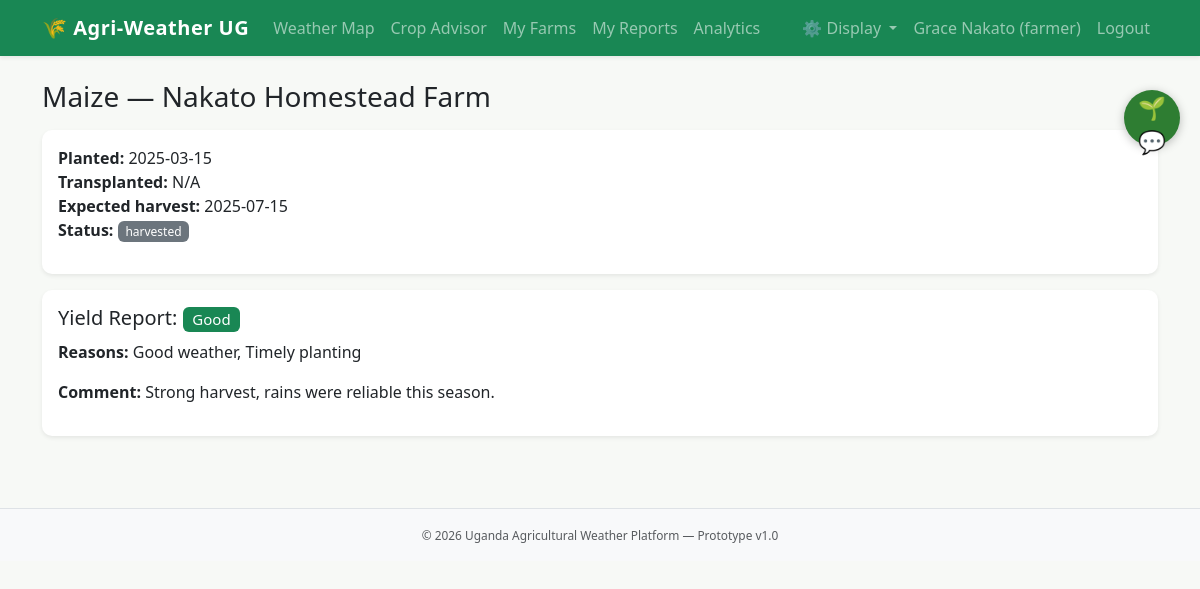
The page /public/reports/view.php?id=1 (signed in) on the database its author committed.
### tables this page shows
CREATE TABLE plantings (
  id INT AUTO_INCREMENT PRIMARY KEY,
  farm_id INT NOT NULL,
  crop_id INT NOT NULL,
  planting_date DATE,
  transplant_date DATE,
  expected_harvest_date DATE,
  status ENUM('growing','harvested','failed') DEFAULT 'growing',
  created_at TIMESTAMP DEFAULT CURRENT_TIMESTAMP,
  FOREIGN KEY (farm_id) REFERENCES farms(id),
  FOREIGN KEY (crop_id) REFERENCES crops(id)
);

CREATE TABLE crops (
  id INT AUTO_INCREMENT PRIMARY KEY,
  name VARCHAR(100) NOT NULL,
  scientific_name VARCHAR(150),
  category ENUM('food','cash','both') DEFAULT 'food',
  min_rain_mm INT, max_rain_mm INT,
  min_temp_c DECIMAL(4,1), max_temp_c DECIMAL(4,1),
  preferred_soil VARCHAR(150),
  planting_season VARCHAR(100),
  planting_window VARCHAR(100),
  days_to_maturity INT,
  best_transplant_time VARCHAR(150),
  best_watering_time VARCHAR(150),
  common_pests TEXT,
  common_diseases TEXT,
  notes TEXT,
  status ENUM('active','pending','inactive') DEFAULT 'active',
  created_at TIMESTAMP DEFAULT CURRENT_TIMESTAMP
);

CREATE TABLE farms (
  id INT AUTO_INCREMENT PRIMARY KEY,
  user_id INT NOT NULL,
  name VARCHAR(150) NOT NULL,
  district VARCHAR(100),
  sub_county VARCHAR(100),
  latitude DECIMAL(9,6),
  longitude DECIMAL(9,6),
  size_acres DECIMAL(8,2),
  soil_type VARCHAR(50),
  irrigation_type VARCHAR(50),
  created_at TIMESTAMP DEFAULT CURRENT_TIMESTAMP,
  FOREIGN KEY (user_id) REFERENCES users(id)
);

CREATE TABLE yield_reports (
  id INT AUTO_INCREMENT PRIMARY KEY,
  planting_id INT NOT NULL,
  outcome ENUM('good','bad') NOT NULL,
  comment TEXT,
  created_at TIMESTAMP DEFAULT CURRENT_TIMESTAMP,
  FOREIGN KEY (planting_id) REFERENCES plantings(id)
);

### app/models/Planting.php (called while the page is built, shortened)
<?php
class Planting {
    public static function find(PDO $pdo, int $id) {
        $stmt = $pdo->prepare("SELECT p.*, f.name as farm_name, f.user_id, c.name as crop_name
            FROM plantings p JOIN farms f ON p.farm_id = f.id JOIN crops c ON p.crop_id = c.id WHERE p.id = ?");
        $stmt->execute([$id]);
        return $stmt->fetch();
    }
}

### public/reports/view.php (the view, shortened to what this page needs)
<?php
require_once __DIR__ . '/../../app/config/db.php';
require_once __DIR__ . '/../../app/models/Planting.php';
$planting = Planting::find($pdo, (int)($_GET['id'] ?? 0));
$stmt = $pdo->prepare("SELECT * FROM yield_reports WHERE planting_id = ?");
$stmt->execute([$planting['id']]);
$report = $stmt->fetch();
if ($report) {
    $stmt2 = $pdo->prepare("SELECT yr2.label FROM yield_report_reasons yrr JOIN yield_reasons yr2 ON yrr.yield_reason_id = yr2.id WHERE yrr.yield_report_id = ?");
    $stmt2->execute([$report['id']]);
    $reasons = array_column($stmt2->fetchAll(), 'label');
}
require __DIR__ . '/../../app/helpers/header.php';
?>
<h3 class="mb-3"><?= htmlspecialchars($planting['crop_name']) ?> — <?= htmlspecialchars($planting['farm_name']) ?></h3>
<div class="card shadow-sm mb-3"><div class="card-body">
  <p><strong>Planted:</strong> <?= htmlspecialchars($planting['planting_date']) ?><br>
  <strong>Transplanted:</strong> <?= htmlspecialchars($planting['transplant_date'] ?? 'N/A') ?><br>
  <strong>Expected harvest:</strong> <?= htmlspecialchars($planting['expected_harvest_date'] ?? 'N/A') ?><br>
  <strong>Status:</strong> <span class="badge bg-secondary"><?= htmlspecialchars($planting['status']) ?></span></p>
</div></div>
<?php if ($report): ?>
<div class="card shadow-sm"><div class="card-body">
  <h5>Yield Report: <span class="badge bg-<?= $report['outcome']=='good'?'success':'danger' ?>"><?= ucfirst($report['outcome']) ?></span></h5>
  <p><strong>Reasons:</strong> <?= htmlspecialchars(implode(', ', $reasons ?? [])) ?></p>
  <p><strong>Comment:</strong> <?= nl2br(htmlspecialchars($report['comment'])) ?></p>
</div></div>
<?php else: ?>
<div class="alert alert-info">No yield report submitted for this planting yet.
<?php if ($planting['status'] === 'harvested'): ?><a href="<?= BASE_URL ?>/reports/yield.php">Submit one now</a>.<?php endif; ?>
</div>
<?php endif; ?>
<?php require __DIR__ . '/../../app/helpers/footer.php'; ?>

### public/assets/css/style.css (style rules this page uses)
body { background-color: #f7f9f6; }
.card { border: none; border-radius: 10px; }
.badge { font-weight: 500; }
:root { --agri-bg: #f7f9f6; }
body { background-color: var(--agri-bg); }

### rows shown on the page
plantings: crop.name "Maize", farm.name "Nakato Homestead Farm", planting_date "2025-03-15", transplant_date "N/A", expected_harvest_date "2025-07-15", status "harvested"
yield_reports: outcome "Good", comment "Strong harvest, rains were reliable this season."

### other values the page prints
$user['full_name'] "Grace Nakato"
$user['role'] "farmer"
implode(', ', $reasons ?? []) "Good weather, Timely planting"
